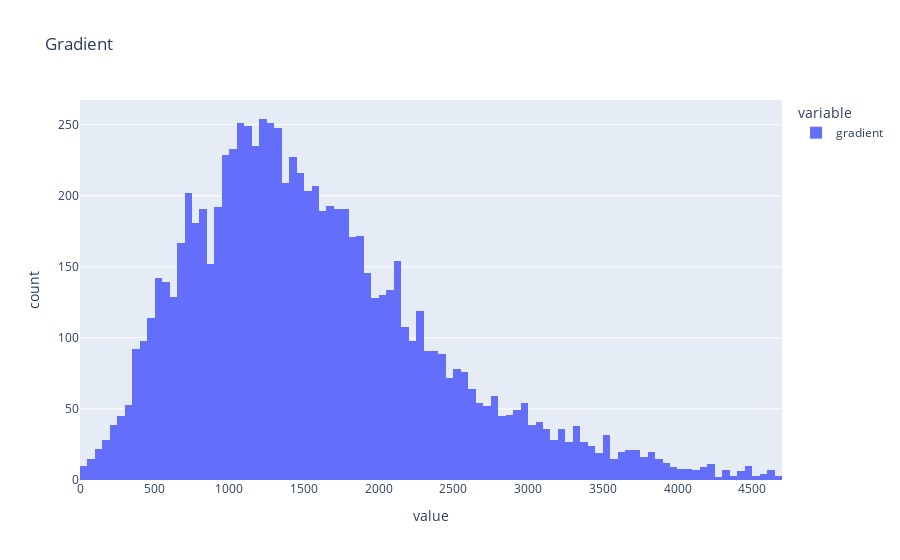

This figure's notebook cell:
### Markdown cell above
The distribution is far from normal, with a long tail and is quite skewed to the right. This means that while most routes fall into a limited distance range (30-130Km), some riders go for extreme distances. Routes over 200Km could be classified as outliers.

### Code cell
#Histogram of the gradient distribution..

df['gradient'].hist(title="Gradient")

### Figure 1 — Plotly figure (JSON) as saved in the notebook; plotly's stock layout.template omitted (floating-point values rounded to 4 significant figures; data arrays with more than 128 entries replaced by an {"elided": "..."} marker saying what was removed)
{"data": [{"alignmentgroup": "True", "bingroup": "x", "hovertemplate": "variable=gradient<br>value=%{x}<br>count=%{y}<extra></extra>", "legendgroup": "gradient", "marker": {"color": "#636efa", "pattern": {"shape": ""}}, "name": "gradient", "offsetgroup": "gradient", "orientation": "v", "showlegend": true, "type": "histogram", "x": {"elided": "8651 int values"}, "xaxis": "x", "yaxis": "y"}], "layout": {"barmode": "relative", "legend": {"title": {"text": "variable"}, "tracegroupgap": 0}, "title": {"text": "Gradient"}, "xaxis": {"anchor": "y", "domain": [0, 1], "title": {"text": "value"}}, "yaxis": {"anchor": "x", "domain": [0, 1], "title": {"text": "count"}}}}
